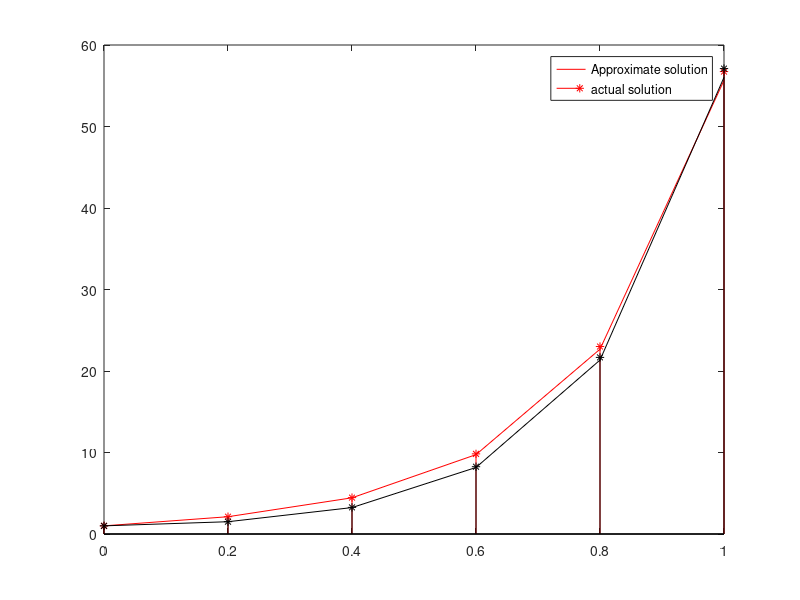

Here is the MATLAB script that generated this plot:
% Use the RK method for the system to approximate the solution of the
% following system of first order differential equations and compare
% the result to the actual solution.
%
% u1' = 3*u1 + 2*u2 - (2*t^2 + 1)*exp(2*t),      0 <= t <= 1,  u1(0) = 1
% u2' = 4*u1 + u2 + (t^2 + 2*t - 4)*exp(2*t),    0 <= t <= 1,  u2(0) = 1,  h = 0.2
%
% Actual solution:
% u1(t) = (1/3)*exp(5*t) - (1/3)*exp(-t) + exp(2*t)
% u2(t) = (1/3)*exp(5*t) + (2/3)*exp(-t) + t^2*exp(2*t)

function rk2
clc
clf
clear all
a=0;
b=1;
alpha1=1;
alpha2=1;
h=0.2;
n=(b-a)/h;
t=linspace(a,b,n+1);
u1(1)=alpha1;
u2(1)=alpha2;
for i=1:n
    k1=h*f1(t(i),u1(i),u2(i));
    p1=h*f2(t(i),u1(i),u2(i));
    k2=h*f1(t(i)+h/2,u1(i)+k1/2,u2(i)+p1/2);
    p2=h*f2(t(i)+h/2,u1(i)+k1/2,u2(i)+p1/2);
    k3=h*f1(t(i)+h/2,u1(i)+k2/2,u2(i)+p2/2);
    p3=h*f2(t(i)+h/2,u1(i)+k2/2,u2(i)+p2/2);
    k4=h*f1(t(i)+h,u1(i)+k3,u2(i)+p3);
    p4=h*f2(t(i)+h,u1(i)+k3,u2(i)+p3);
    u1(i+1)=u1(i)+(k1+2*k2+2*k3+k4)/6;
    u2(i+1)=u2(i)+(p1+2*p2+2*p3+p4)/6;
end
eu1=(1/3)*exp(5*t)-(1/3)*exp(-t)+exp(2*t);
eu2=(1/3)*exp(5*t)+(2/3)*exp(-t)+(t.^2).*exp(2*t);
plot(t,u1,'-r')
hold on
stem (t,eu1,'*r')
hold on
plot(t,u2,'-k')
hold on
stem(t,eu2,'*k')
hold off
legend('Approximate solution','actual solution')
fprintf(' t u1 u2 eu1 eu2 abserr1 abserr2 \n');
for i=1:n+1
    fprintf(' %11.5f %11.5f %11.5f %11.5f %11.5f %11.5f %11.5f\n',t(i),u1(i),u2(i),eu1(i),eu2(i),abs(eu1(i)-u1(i)), abs(eu2(i)-u2(i)));
end
function z1=f1(t,u1,u2)
z1=3*u1+2*u2-(2*t^2+1)*exp(2*t);
function z2=f2(t,u1,u2)
z2=4*u1+u2+(t^2+2*t-4)*exp(2*t);
